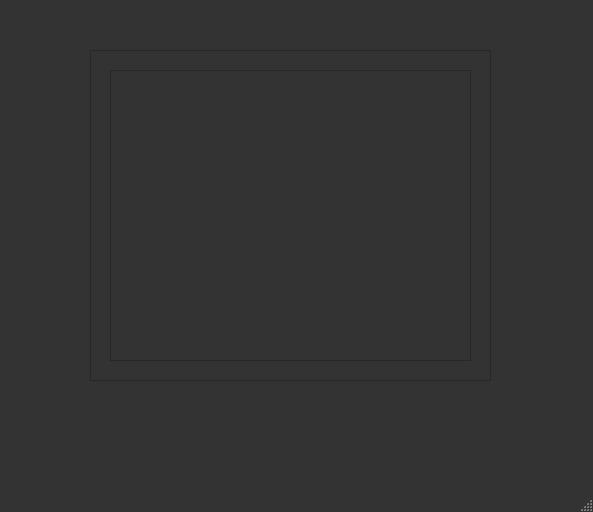
<?xml version="1.0" encoding="UTF-8"?>
<ui version="4.0">
 <class>MainWindow</class>
 <widget class="QMainWindow" name="MainWindow">
  <property name="geometry">
   <rect>
    <x>0</x>
    <y>0</y>
    <width>593</width>
    <height>512</height>
   </rect>
  </property>
  <property name="windowTitle">
   <string>MainWindow</string>
  </property>
  <property name="styleSheet">
   <string notr="true">#MainWindow
{
background: #333;
}
QFrame
{
 /* width: 360px;
  padding: 8% 0 0;
  margin: auto;*/
  background: #333;
  box-shadow: 0 0 20px 0 rgba(0, 0, 0, 0.2), 0 5px 5px 0 rgba(0, 0, 0, 0.24);

}</string>
  </property>
  <widget class="QWidget" name="centralwidget">
   <widget class="QFrame" name="frame">
    <property name="geometry">
     <rect>
      <x>90</x>
      <y>50</y>
      <width>401</width>
      <height>331</height>
     </rect>
    </property>
    <property name="frameShape">
     <enum>QFrame::StyledPanel</enum>
    </property>
    <property name="frameShadow">
     <enum>QFrame::Raised</enum>
    </property>
    <widget class="QListWidget" name="listMaterie">
     <property name="geometry">
      <rect>
       <x>20</x>
       <y>20</y>
       <width>361</width>
       <height>291</height>
      </rect>
     </property>
    </widget>
   </widget>
  </widget>
  <widget class="QMenuBar" name="menubar">
   <property name="geometry">
    <rect>
     <x>0</x>
     <y>0</y>
     <width>593</width>
     <height>21</height>
    </rect>
   </property>
  </widget>
  <widget class="QStatusBar" name="statusbar"/>
 </widget>
 <resources/>
 <connections/>
</ui>
